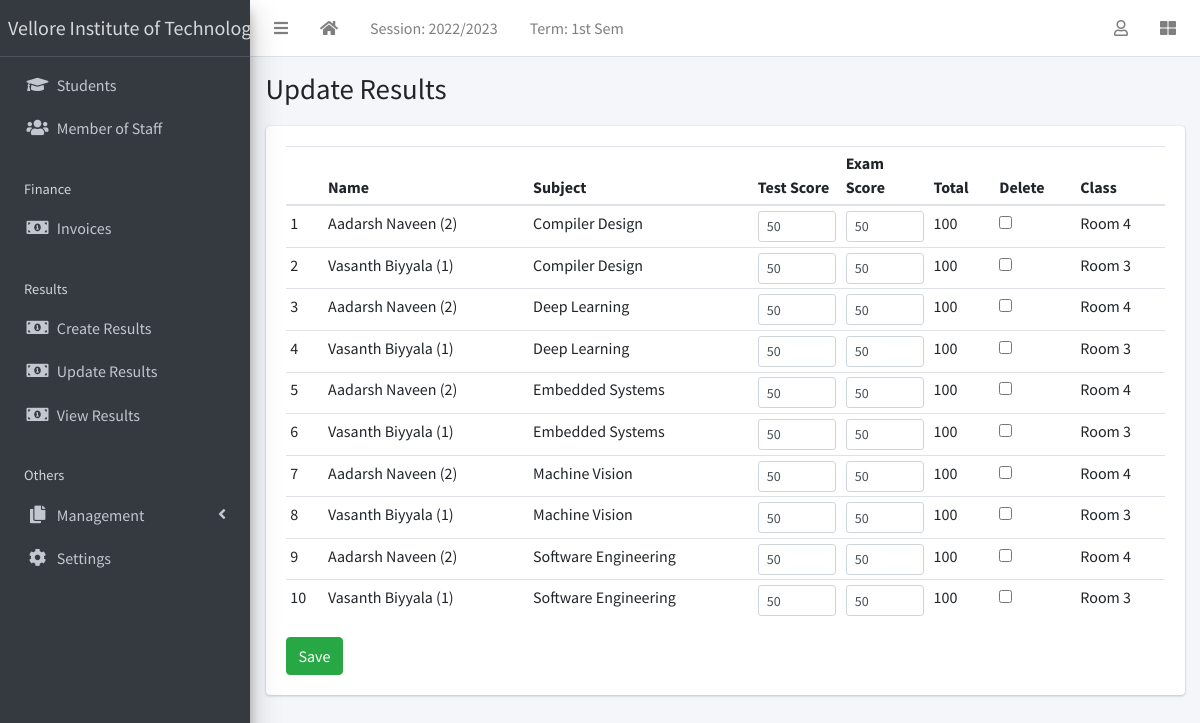
Screenshot of /result/edit-results/ (signed in) with the database file from the repository.
### apps/corecode/models.py (models this page shows, shortened)
class AcademicSession(models.Model):
    name = models.CharField(max_length=200, unique=True)
    current = models.BooleanField(default=True)
    class Meta:
        ordering = ["-name"]

class AcademicTerm(models.Model):
    name = models.CharField(max_length=20, unique=True)
    current = models.BooleanField(default=True)
    class Meta:
        ordering = ["name"]

class SiteConfig(models.Model):
    key = models.SlugField()
    value = models.CharField(max_length=200)

class Subject(models.Model):
    name = models.CharField(max_length=200, unique=True)
    class Meta:
        ordering = ["name"]
    def __str__(self):
        return self.name

class StudentClass(models.Model):
    name = models.CharField(max_length=200, unique=True)
    class Meta:
        verbose_name = "Class"
        verbose_name_plural = "Classes"
        ordering = ["name"]
    def __str__(self):
        return self.name

### apps/result/models.py (models this page shows, shortened)
class Result(models.Model):
    student = models.ForeignKey(Student, on_delete=models.CASCADE)
    session = models.ForeignKey(AcademicSession, on_delete=models.CASCADE)
    term = models.ForeignKey(AcademicTerm, on_delete=models.CASCADE)
    current_class = models.ForeignKey(StudentClass, on_delete=models.CASCADE)
    subject = models.ForeignKey(Subject, on_delete=models.CASCADE)
    test_score = models.IntegerField(default=0)
    exam_score = models.IntegerField(default=0)
    class Meta:
        ordering = ["subject"]
    def total_score(self):
        return self.test_score + self.exam_score

### apps/students/models.py (models this page shows, shortened)
class Student(models.Model):
    STATUS_CHOICES = [("active", "Active"), ("inactive", "Inactive")]
    GENDER_CHOICES = [("male", "Male"), ("female", "Female")]
    current_status = models.CharField(
        max_length=10, choices=STATUS_CHOICES, default="active"
    )
    registration_number = models.CharField(max_length=200, unique=True)
    surname = models.CharField(max_length=200)
    firstname = models.CharField(max_length=200)
    other_name = models.CharField(max_length=200, blank=True)
    gender = models.CharField(max_length=10, choices=GENDER_CHOICES, default="male")
    date_of_birth = models.DateField(default=timezone.now)
    current_class = models.ForeignKey(
        StudentClass, on_delete=models.SET_NULL, blank=True, null=True
    )
    date_of_admission = models.DateField(default=timezone.now)
    mobile_num_regex = RegexValidator(
        regex="^[0-9]{10,15}$", message="Entered mobile number isn't in a right format!"
    )
    parent_mobile_number = models.CharField(
        validators=[mobile_num_regex], max_length=13, blank=True
    )
    address = models.TextField(blank=True)
    others = models.TextField(blank=True)
    passport = models.ImageField(blank=True, upload_to="students/passports/")
    class Meta:
        ordering = ["surname", "firstname", "other_name"]
    def __str__(self):
        return f"{self.surname} {self.firstname} {self.other_name} ({self.registration_number})"

### apps/result/views.py (the view)
# urls.py: path("edit-results/", edit_results, name="edit-results"),
@login_required
def edit_results(request):
    if request.method == "POST":
        form = EditResults(request.POST)
        if form.is_valid():
            form.save()
            messages.success(request, "Results successfully updated")
            return redirect("edit-results")
    else:
        results = Result.objects.filter(
            session=request.current_session, term=request.current_term
        )
        form = EditResults(queryset=results)
    return render(request, "result/edit_results.html", {"formset": form})

### apps/corecode/context_processors.py (called while the page is built)
def site_defaults(request):
    current_session = AcademicSession.objects.get(current=True)
    current_term = AcademicTerm.objects.get(current=True)
    vals = SiteConfig.objects.all()
    contexts = {
        "current_session": current_session.name,
        "current_term": current_term.name,
    }
    for val in vals:
        contexts[val.key] = val.value
    return contexts

### apps/result/templates/result/edit_results.html (shortened to what this page needs)
{% extends 'base.html' %}
{% load widget_tweaks %}
{% block title %}
Update Results
{% endblock title %}
{% block content %}
<form method="POST">
  <table id="studenttable" class="table table-sm">
    <thead>
      <tr>
        <th></th>
        <th>Name</th>
        <th>Subject</th>
        <th>Test Score</th>
        <th>Exam Score</th>
        <th>Total</th>
        <th>Delete</th>
        <th>Class</th>
      </tr>
    </thead>
    <tbody>
      {% for form in formset %}
        <tr>
          <td>{{forloop.counter }}</td>
          <td>{{form.instance.student }}</td>
          <td>{{form.instance.subject}}</td>
          <td style="width: 10%;">{{form.test_score | add_class:"form-control form-control-sm"}}</td>
          <td style="width: 10%;">{{form.exam_score | add_class:"form-control form-control-sm"}}</td>
          <td>{{form.instance.total_score}}</td>
          <td>{{form.DELETE}}</td>
          <td>{{form.instance.current_class}}</td>
        </tr>
      {% endfor %}
    </tbody>
  </table>
  <input type="submit" class="btn btn-success" value="Save">
  </form>
{% endblock content %}

### templates/base.html (shortened to what this page needs)
{% load static %}
<!DOCTYPE html>
<html lang="en">
<head>
  <link rel="stylesheet" href="{% static 'plugins/fontawesome-free/css/all.min.css' %}">
  <link rel="stylesheet" href="{% static 'plugins/toastr/toastr.min.css' %}">
  <link rel="stylesheet"
    href="{% static 'plugins/overlayScrollbars/css/OverlayScrollbars.min.css' %}">
  <link rel="stylesheet" href="{% static 'plugins/Datatables/datatables.min.css' %}" />
  <link rel="stylesheet" href="{% static 'dist/css/adminlte.min.css' %}">
</head>
<body
  class="hold-transition sidebar-mini layout-fixed layout-navbar-fixed layout-footer-fixed">
  <div class="wrapper">
    <nav class="main-header navbar navbar-expand navbar-white navbar-light">
      <ul class="navbar-nav">
        <li class="nav-item">
          <a class="nav-link" data-widget="pushmenu" href="#" role="button"><i
              class="fas fa-bars"></i></a>
        </li>
        <li class="nav-item d-none d-sm-inline-block">
          <a href="{% url 'home' %} " class="nav-link"><i class="fa fa-home"></i></a>
        </li>
        <li class="nav-item d-none d-sm-inline-block">
          <a href="{% url 'current-session' %}" class="nav-link">Session: {{ current_session }}</a>
        </li>
        <li class="nav-item d-none d-sm-inline-block">
          <a href="{% url 'current-session' %}" class="nav-link">Term: {{ current_term }}</a>
        </li>
      </ul>
      <ul class="navbar-nav ml-auto">
        <li class="nav-item dropdown">
          <a class="nav-link" data-toggle="dropdown" href="#">
            <i class="far fa-user"></i>
          </a>
        </li>
        <li class="nav-item">
          <a class="nav-link" data-widget="control-sidebar" data-slide="true"
            href="#" role="button"><i class="fas fa-th-large"></i></a>
        </li>
      </ul>
    </nav>
    <aside class="main-sidebar sidebar-dark-primary elevation-4">
      <a href="{% url 'home' %}" class="brand-link">{{ school_name | default:"MySchool" }}</a>
      <div class="sidebar">
        <nav class="mt-2">
          <ul class="nav nav-pills nav-sidebar flex-column"
            data-widget="treeview" role="menu" data-accordion="false">
            <li class="nav-item">
              <a href="{% url 'student-list' %}" class="nav-link">
                <i class="nav-icon fas fa-graduation-cap"></i>
                <p>
                  Students
                </p>
              </a>
            </li>
            <li class="nav-item">
              <a href="{% url 'staff-list' %}" class="nav-link">
                <i class="nav-icon fas fa-users"></i>
                <p>
                  Member of Staff
                </p>
              </a>
            </li>
            <li class="nav-header">Finance</li>
            <li class="nav-item">
              <a href="{% url 'invoice-list' %}" class="nav-link">
                <i class="nav-icon fas fa-money-bill-alt"></i>
                <p>
                  Invoices
                </p>
              </a>
            </li>
            <li class="nav-header">Results</li>
            <li class="nav-item">
              <a href="{% url 'create-result' %}" class="nav-link">
                <i class="nav-icon fas fa-money-bill-alt"></i>
                <p>
                  Create Results
                </p>
              </a>
            </li>
            <li class="nav-item">
              <a href="{% url 'edit-results' %}" class="nav-link">
                <i class="nav-icon fas fa-money-bill-alt"></i>
                <p>
                  Update Results
                </p>
              </a>
            </li>
            <li class="nav-item">
              <a href="{% url 'view-results' %}" class="nav-link">
                <i class="nav-icon fas fa-money-bill-alt"></i>
                <p>
                  View Results
                </p>
              </a>
            </li>
            <li class="nav-header">Others</li>
            <li class="nav-item has-treeview">
              <a href="#" class="nav-link">
                <i class="nav-icon fas fa-copy"></i>
                <p>
                  Management
                  <i class="fas fa-angle-left right"></i>
                </p>
              </a>
            </li>
            <li class="nav-item">
              <a href="{% url 'configs' %}" class="nav-link">
                <i class="nav-icon fas fa-cog"></i>
                <p>
                  Settings
                </p>
              </a>
            </li>
          </ul>
        </nav>
      </div>
    </aside>
    <div class="content-wrapper">
      <section class="content-header">
        <div class="container-fluid">
          <div class="row mb-1">
            <div class="col-sm-8">
              <h1>{% block title %}{% endblock title %}</h1>
            </div>
            <div class="col-sm-4">
            </div>
          </div>
        </div>
      </section>
      <section class="content">
        <div class="container-fluid">
          <div class="row">
            <div class="col-md-12">
              {% block fullcard %}
              <div class="card">
                <div class="card-body">
                  <div class="row">
                    <div class="col">
                      {% block content %}
                      {% endblock content %}
                    </div>
                  </div>
                </div>
              </div>
              {% endblock fullcard %}
            </div>
          </div>
        </div>
      </section>
    </div>
  </div>
</body>
</html>

### rows the page displays
AcademicSession: name "2022/2023"
AcademicTerm: name "1st Sem"
SiteConfig: value "Vellore Institute of…"
Result: instance.student "Aadarsh Naveen (2)", instance.subject "Compiler Design", instance.total_score "100", instance.current_class "Room 4"
Result: instance.student "Vasanth Biyyala (1)", instance.subject "Compiler Design", instance.total_score "100", instance.current_class "Room 3"
Result: instance.student "Aadarsh Naveen (2)", instance.subject "Deep Learning", instance.total_score "100", instance.current_class "Room 4"
Result: instance.student "Vasanth Biyyala (1)", instance.subject "Deep Learning", instance.total_score "100", instance.current_class "Room 3"
Result: instance.student "Aadarsh Naveen (2)", instance.subject "Embedded Systems", instance.total_score "100", instance.current_class "Room 4"
Result: instance.student "Vasanth Biyyala (1)", instance.subject "Embedded Systems", instance.total_score "100", instance.current_class "Room 3"
Result: instance.student "Aadarsh Naveen (2)", instance.subject "Machine Vision", instance.total_score "100", instance.current_class "Room 4"
Result: instance.student "Vasanth Biyyala (1)", instance.subject "Machine Vision", instance.total_score "100", instance.current_class "Room 3"
Result: instance.student "Aadarsh Naveen (2)", instance.subject "Software Engineering", instance.total_score "100", instance.current_class "Room 4"
Result: instance.student "Vasanth Biyyala (1)", instance.subject "Software Engineering", instance.total_score "100", instance.current_class "Room 3"
